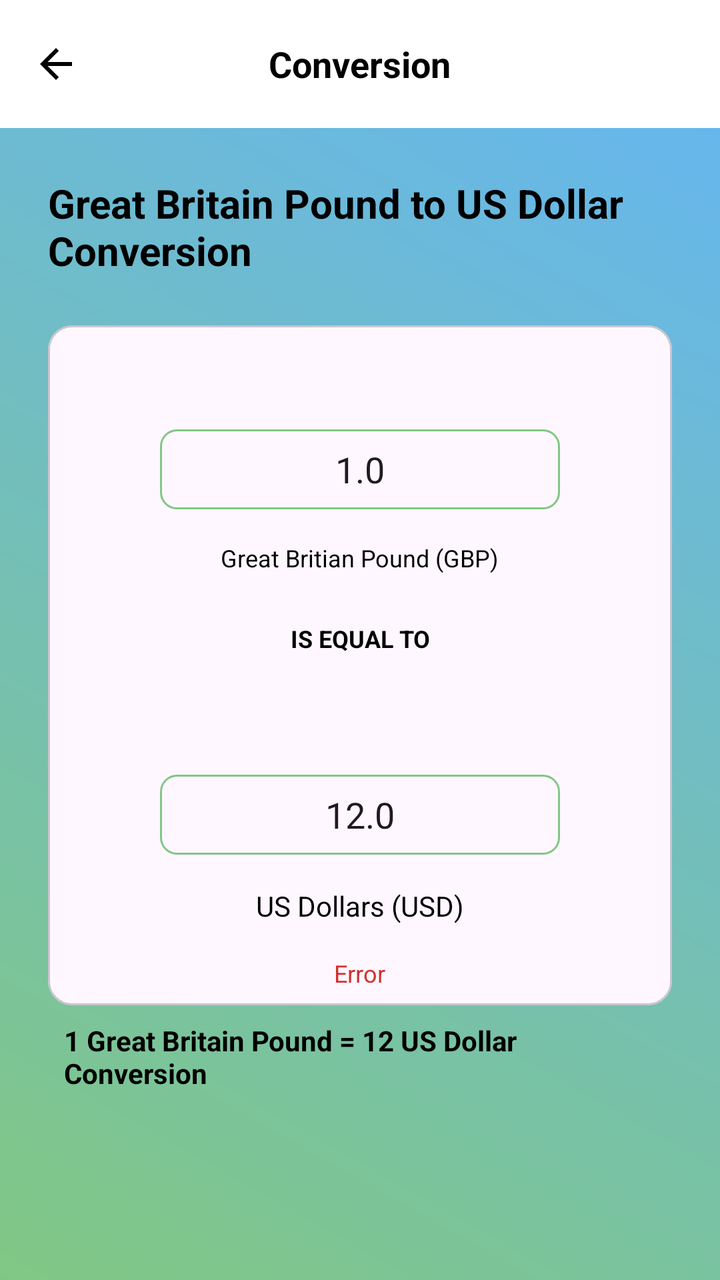
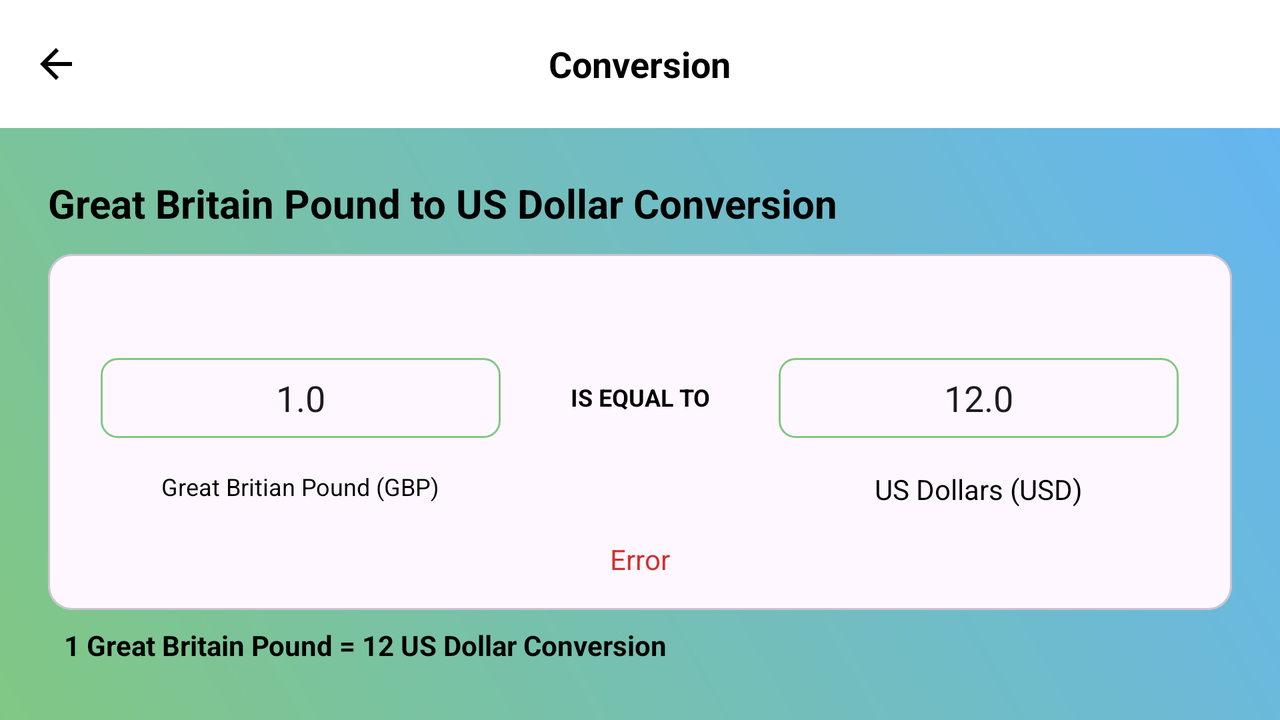

An Android layout and its configuration variant, each rendered on a device that would load it. The default file and the variant file are quoted in full after the pictures.
<!-- AndroidManifest.xml: application theme Theme.CurrencyApp -->
<!-- res/layout/fragment_conversion.xml -->
<?xml version="1.0" encoding="utf-8"?>
<androidx.constraintlayout.widget.ConstraintLayout xmlns:android="http://schemas.android.com/apk/res/android"
    xmlns:app="http://schemas.android.com/apk/res-auto"
    xmlns:tools="http://schemas.android.com/tools"
    android:layout_width="match_parent"
    android:layout_height="match_parent"
    android:background="@drawable/back_gradient">

    <com.google.android.material.appbar.MaterialToolbar
        android:id="@+id/toolbar"
        android:layout_width="match_parent"
        android:layout_height="wrap_content"
        android:background="@color/white"
        android:elevation="8dp"
        app:contentInsetEnd="0dp"
        app:contentInsetStart="0dp"
        app:layout_constraintTop_toTopOf="parent">

        <RelativeLayout
            android:layout_width="match_parent"
            android:layout_height="match_parent">

            <androidx.appcompat.widget.AppCompatImageView
                android:id="@+id/back_button"
                android:layout_width="wrap_content"
                android:layout_height="wrap_content"
                android:layout_alignParentStart="true"
                android:padding="16dp"
                android:src="@drawable/baseline_arrow_back_24" />

            <com.google.android.material.textview.MaterialTextView
                android:layout_width="wrap_content"
                android:layout_height="wrap_content"
                android:layout_centerInParent="true"
                android:text="Conversion"
                android:textColor="@color/black"
                android:textSize="18sp"
                android:textStyle="bold" />
        </RelativeLayout>
    </com.google.android.material.appbar.MaterialToolbar>

    <com.google.android.material.textview.MaterialTextView
        android:id="@+id/title_text"
        android:layout_width="match_parent"
        android:layout_height="wrap_content"
        android:layout_marginStart="24dp"
        android:layout_marginTop="24dp"
        android:layout_marginEnd="24dp"
        android:textColor="@color/black"
        android:textSize="20sp"
        android:textStyle="bold"
        app:layout_constraintTop_toBottomOf="@+id/toolbar"
        tools:text="Great Britain Pound to US Dollar Conversion" />

    <com.google.android.material.card.MaterialCardView
        android:id="@+id/card_view"
        android:layout_width="match_parent"
        android:layout_height="wrap_content"
        android:layout_marginStart="24dp"
        android:layout_marginTop="24dp"
        android:layout_marginEnd="24dp"
        android:layout_marginBottom="16dp"
        app:layout_constraintTop_toBottomOf="@+id/title_text">

        <androidx.appcompat.widget.LinearLayoutCompat
            android:layout_width="match_parent"
            android:layout_height="wrap_content"
            android:orientation="vertical">

            <androidx.appcompat.widget.LinearLayoutCompat
                android:layout_width="match_parent"
                android:layout_height="wrap_content"
                android:layout_gravity="center_horizontal"
                android:layout_marginTop="16dp"
                android:gravity="center"
                android:orientation="vertical">

                <androidx.appcompat.widget.AppCompatImageView
                    android:id="@+id/image_flag_1"
                    android:layout_width="40dp"
                    android:layout_height="20dp"
                    android:layout_marginBottom="16dp"
                    tools:src="@drawable/flag_gbp" />

                <androidx.appcompat.widget.AppCompatEditText
                    android:id="@+id/text_1"
                    android:layout_width="200dp"
                    android:layout_height="40dp"
                    android:layout_marginBottom="16dp"
                    android:background="@drawable/bg_currency_edit"
                    android:digits="1234567890."
                    android:ellipsize="end"
                    android:gravity="center"
                    android:imeOptions="actionDone"
                    android:inputType="numberDecimal"
                    android:maxLines="1"
                    android:paddingStart="8dp"
                    android:paddingEnd="8dp"
                    tools:text="1.0" />

                <com.google.android.material.textview.MaterialTextView
                    android:id="@+id/currency_name_1"
                    android:layout_width="wrap_content"
                    android:layout_height="wrap_content"
                    android:ellipsize="end"
                    android:maxLines="1"
                    android:textColor="@color/black"
                    android:textSize="12sp"
                    tools:text="Great Britian Pound (GBP)" />

            </androidx.appcompat.widget.LinearLayoutCompat>

            <TextView
                android:id="@+id/equals_text"
                android:layout_width="wrap_content"
                android:layout_height="wrap_content"
                android:layout_gravity="center_horizontal"
                android:layout_marginStart="24dp"
                android:layout_marginTop="24dp"
                android:layout_marginEnd="24dp"
                android:layout_marginBottom="24dp"
                android:gravity="center"
                android:textColor="@color/black"
                android:textSize="12sp"
                android:textStyle="bold"
                app:layout_constraintTop_toBottomOf="@+id/card_view"
                tools:text="IS EQUAL TO" />

            <androidx.appcompat.widget.LinearLayoutCompat
                android:layout_width="match_parent"
                android:layout_height="wrap_content"
                android:layout_gravity="center_horizontal"
                android:layout_marginBottom="16dp"
                android:gravity="center"
                android:orientation="vertical">

                <androidx.appcompat.widget.AppCompatImageView
                    android:id="@+id/image_flag_2"
                    android:layout_width="40dp"
                    android:layout_height="20dp"
                    android:layout_marginBottom="16dp"
                    tools:src="@drawable/flag_usd" />

                <androidx.appcompat.widget.AppCompatEditText
                    android:id="@+id/text_2"
                    android:layout_width="200dp"
                    android:layout_height="40dp"
                    android:layout_marginBottom="16dp"
                    android:background="@drawable/bg_currency_edit"
                    android:digits="1234567890."
                    android:ellipsize="end"
                    android:gravity="center"
                    android:imeOptions="actionDone"
                    android:inputType="numberDecimal"
                    android:maxLines="1"
                    android:paddingStart="8dp"
                    android:paddingEnd="8dp"
                    tools:text="12.0" />

                <com.google.android.material.textview.MaterialTextView
                    android:id="@+id/currency_name_2"
                    android:layout_width="wrap_content"
                    android:layout_height="wrap_content"
                    android:ellipsize="end"
                    android:maxLines="1"
                    android:textColor="@color/black"
                    android:textSize="14sp"
                    tools:text="US Dollars (USD)" />

            </androidx.appcompat.widget.LinearLayoutCompat>

            <com.google.android.material.textview.MaterialTextView
                android:id="@+id/error_text"
                android:layout_width="wrap_content"
                android:layout_height="wrap_content"
                android:layout_gravity="center"
                android:layout_marginBottom="8dp"
                android:ellipsize="end"
                android:maxLines="1"
                android:textColor="@color/currency_strength_3"
                android:textSize="12sp"
                tools:text="Error" />
        </androidx.appcompat.widget.LinearLayoutCompat>
    </com.google.android.material.card.MaterialCardView>

    <com.google.android.material.textview.MaterialTextView
        android:id="@+id/legend_text"
        android:layout_width="match_parent"
        android:layout_height="wrap_content"
        android:layout_marginStart="32dp"
        android:layout_marginTop="8dp"
        android:layout_marginEnd="32dp"
        android:layout_marginBottom="16dp"
        android:textColor="@color/black"
        android:textSize="14sp"
        android:textStyle="bold"
        app:layout_constraintTop_toBottomOf="@+id/card_view"
        tools:text="1 Great Britain Pound = 12 US Dollar Conversion" />

</androidx.constraintlayout.widget.ConstraintLayout>
<!-- resources referenced by this layout -->
<resources>
  <color name="black">#FF000000</color>
  <color name="currency_strength_3">#D32F2F</color>
  <color name="white">#FFFFFFFF</color>
  <!-- drawable back_gradient (drawable) -->
  <?xml version="1.0" encoding="utf-8"?>
  <shape xmlns:android="http://schemas.android.com/apk/res/android"
      android:shape="rectangle">
  
      <gradient
          android:angle="45"
          android:endColor="@color/blue_600"
          android:startColor="@color/green_600" />
  
  </shape>
  <!-- drawable baseline_arrow_back_24 (drawable) -->
  <vector android:autoMirrored="true" android:height="24dp"
      android:tint="#000000" android:viewportHeight="24"
      android:viewportWidth="24" android:width="24dp" xmlns:android="http://schemas.android.com/apk/res/android">
      <path android:fillColor="@android:color/white" android:pathData="M20,11H7.83l5.59,-5.59L12,4l-8,8 8,8 1.41,-1.41L7.83,13H20v-2z"/>
  </vector>
  <!-- drawable bg_currency_edit (drawable) -->
  <?xml version="1.0" encoding="utf-8"?>
  <shape xmlns:android="http://schemas.android.com/apk/res/android"
      android:shape="rectangle">
      <stroke
          android:width="1dp"
          android:color="@color/green_600" />
      <corners android:radius="8dp" />
  
  </shape>
  <style name="Theme.CurrencyApp" parent="Base.Theme.CurrencyApp" />
  <color name="blue_600">#64B5F6</color>
  <color name="green_600">#81C784</color>
  <style name="Base.Theme.CurrencyApp" parent="Theme.Material3.DayNight.NoActionBar">
          
          <item name="colorPrimary">@color/black</item>
          <item name="android:colorAccent">@color/black</item>
      </style>
</resources>
<!-- res/layout-land/fragment_conversion.xml (the repository's variant of the layout above) -->
<!-- drawn on the phone turned sideways -->
<?xml version="1.0" encoding="utf-8"?>
<androidx.constraintlayout.widget.ConstraintLayout xmlns:android="http://schemas.android.com/apk/res/android"
    xmlns:app="http://schemas.android.com/apk/res-auto"
    xmlns:tools="http://schemas.android.com/tools"
    android:layout_width="match_parent"
    android:layout_height="match_parent"
    android:background="@drawable/back_gradient">

    <com.google.android.material.appbar.MaterialToolbar
        android:id="@+id/toolbar"
        android:layout_width="match_parent"
        android:layout_height="wrap_content"
        android:background="@color/white"
        android:elevation="8dp"
        app:contentInsetEnd="0dp"
        app:contentInsetStart="0dp"
        app:layout_constraintTop_toTopOf="parent">

        <RelativeLayout
            android:layout_width="match_parent"
            android:layout_height="match_parent">

            <androidx.appcompat.widget.AppCompatImageView
                android:id="@+id/back_button"
                android:layout_width="wrap_content"
                android:layout_height="wrap_content"
                android:layout_alignParentStart="true"
                android:padding="16dp"
                android:src="@drawable/baseline_arrow_back_24" />

            <com.google.android.material.textview.MaterialTextView
                android:layout_width="wrap_content"
                android:layout_height="wrap_content"
                android:layout_centerInParent="true"
                android:text="Conversion"
                android:textColor="@color/black"
                android:textSize="18sp"
                android:textStyle="bold" />
        </RelativeLayout>
    </com.google.android.material.appbar.MaterialToolbar>

    <ScrollView
        android:layout_width="match_parent"
        android:layout_height="0dp"
        app:layout_constraintBottom_toBottomOf="parent"
        app:layout_constraintTop_toBottomOf="@+id/toolbar">

        <androidx.constraintlayout.widget.ConstraintLayout
            android:layout_width="match_parent"
            android:layout_height="wrap_content">

            <com.google.android.material.textview.MaterialTextView
                android:id="@+id/title_text"
                android:layout_width="match_parent"
                android:layout_height="wrap_content"
                android:layout_marginStart="24dp"
                android:layout_marginTop="24dp"
                android:layout_marginEnd="24dp"
                android:textColor="@color/black"
                android:textSize="20sp"
                android:textStyle="bold"
                app:layout_constraintTop_toTopOf="parent"
                tools:text="Great Britain Pound to US Dollar Conversion" />

            <com.google.android.material.card.MaterialCardView
                android:id="@+id/card_view"
                android:layout_width="match_parent"
                android:layout_height="wrap_content"
                android:layout_marginStart="24dp"
                android:layout_marginTop="12dp"
                android:layout_marginEnd="24dp"
                android:layout_marginBottom="16dp"
                android:weightSum="3"
                app:layout_constraintTop_toBottomOf="@+id/title_text">

                <androidx.appcompat.widget.LinearLayoutCompat
                    android:layout_width="match_parent"
                    android:layout_height="wrap_content"
                    android:gravity="center_vertical"
                    android:orientation="vertical"
                    android:padding="16dp">

                    <androidx.appcompat.widget.LinearLayoutCompat
                        android:layout_width="match_parent"
                        android:layout_height="wrap_content"
                        android:gravity="center_vertical"
                        android:orientation="horizontal"
                        android:weightSum="2">

                        <androidx.appcompat.widget.LinearLayoutCompat
                            android:layout_width="0dp"
                            android:layout_height="wrap_content"
                            android:layout_gravity="center_horizontal"
                            android:layout_weight="1"
                            android:gravity="center"
                            android:orientation="vertical">

                            <androidx.appcompat.widget.AppCompatImageView
                                android:id="@+id/image_flag_1"
                                android:layout_width="40dp"
                                android:layout_height="20dp"
                                android:layout_marginBottom="16dp"
                                tools:src="@drawable/flag_gbp" />

                            <androidx.appcompat.widget.AppCompatEditText
                                android:id="@+id/text_1"
                                android:layout_width="200dp"
                                android:layout_height="40dp"
                                android:layout_marginBottom="16dp"
                                android:background="@drawable/bg_currency_edit"
                                android:digits="1234567890."
                                android:ellipsize="end"
                                android:gravity="center"
                                android:imeOptions="actionDone"
                                android:inputType="numberDecimal"
                                android:maxLines="1"
                                android:paddingStart="8dp"
                                android:paddingEnd="8dp"
                                tools:text="1.0" />

                            <com.google.android.material.textview.MaterialTextView
                                android:id="@+id/currency_name_1"
                                android:layout_width="wrap_content"
                                android:layout_height="wrap_content"
                                android:ellipsize="end"
                                android:maxLines="1"
                                android:textColor="@color/black"
                                android:textSize="12sp"
                                tools:text="Great Britian Pound (GBP)" />

                        </androidx.appcompat.widget.LinearLayoutCompat>

                        <com.google.android.material.textview.MaterialTextView
                            android:id="@+id/equals_text"
                            android:layout_width="wrap_content"
                            android:layout_height="wrap_content"
                            android:layout_gravity="center"
                            android:layout_marginStart="24dp"
                            android:layout_marginTop="24dp"
                            android:layout_marginEnd="24dp"
                            android:layout_marginBottom="24dp"
                            android:gravity="center"
                            android:text="IS EQUAL TO"
                            android:textColor="@color/black"
                            android:textSize="12sp"
                            android:textStyle="bold"
                            app:layout_constraintTop_toBottomOf="@+id/card_view" />

                        <androidx.appcompat.widget.LinearLayoutCompat
                            android:layout_width="0dp"
                            android:layout_height="wrap_content"
                            android:layout_gravity="center_horizontal"
                            android:layout_weight="1"
                            android:gravity="center"
                            android:orientation="vertical">

                            <androidx.appcompat.widget.AppCompatImageView
                                android:id="@+id/image_flag_2"
                                android:layout_width="40dp"
                                android:layout_height="20dp"
                                android:layout_marginBottom="16dp"
                                tools:src="@drawable/flag_usd" />

                            <androidx.appcompat.widget.AppCompatEditText
                                android:id="@+id/text_2"
                                android:layout_width="200dp"
                                android:layout_height="40dp"
                                android:layout_marginBottom="16dp"
                                android:background="@drawable/bg_currency_edit"
                                android:digits="1234567890."
                                android:ellipsize="end"
                                android:gravity="center"
                                android:imeOptions="actionDone"
                                android:inputType="numberDecimal"
                                android:maxLines="1"
                                android:paddingStart="8dp"
                                android:paddingEnd="8dp"
                                tools:text="12.0" />

                            <com.google.android.material.textview.MaterialTextView
                                android:id="@+id/currency_name_2"
                                android:layout_width="wrap_content"
                                android:layout_height="wrap_content"
                                android:ellipsize="end"
                                android:maxLines="1"
                                android:textColor="@color/black"
                                android:textSize="14sp"
                                tools:text="US Dollars (USD)" />

                        </androidx.appcompat.widget.LinearLayoutCompat>

                    </androidx.appcompat.widget.LinearLayoutCompat>

                    <com.google.android.material.textview.MaterialTextView
                        android:id="@+id/error_text"
                        android:layout_width="wrap_content"
                        android:layout_height="wrap_content"
                        android:layout_gravity="center"
                        android:layout_marginTop="16dp"
                        android:ellipsize="end"
                        android:maxLines="1"
                        android:textColor="@color/currency_strength_3"
                        android:textSize="14sp"
                        tools:text="Error" />
                </androidx.appcompat.widget.LinearLayoutCompat>
            </com.google.android.material.card.MaterialCardView>

            <com.google.android.material.textview.MaterialTextView
                android:id="@+id/legend_text"
                android:layout_width="match_parent"
                android:layout_height="wrap_content"
                android:layout_marginStart="32dp"
                android:layout_marginTop="8dp"
                android:layout_marginEnd="32dp"
                android:layout_marginBottom="16dp"
                android:textColor="@color/black"
                android:textSize="14sp"
                android:textStyle="bold"
                app:layout_constraintTop_toBottomOf="@+id/card_view"
                tools:text="1 Great Britain Pound = 12 US Dollar Conversion" />

        </androidx.constraintlayout.widget.ConstraintLayout>
    </ScrollView>

</androidx.constraintlayout.widget.ConstraintLayout>
